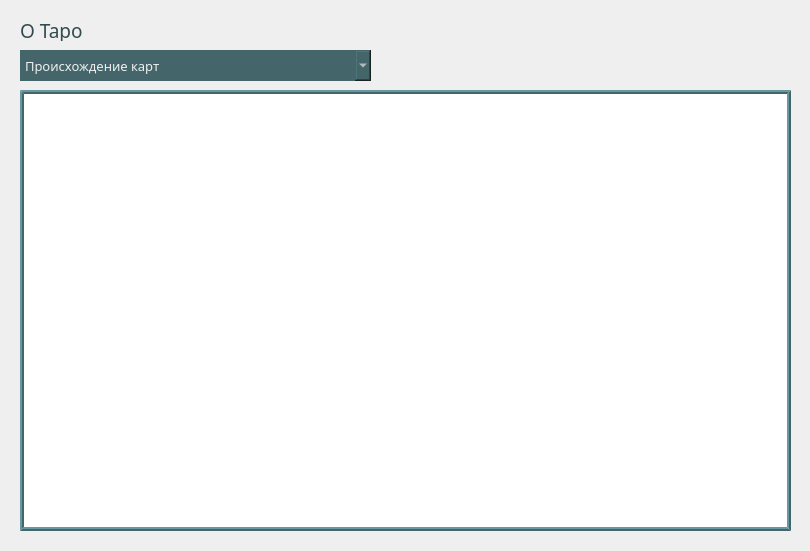
<?xml version="1.0" encoding="UTF-8"?>
<ui version="4.0">
 <class>MainWindow</class>
 <widget class="QMainWindow" name="MainWindow">
  <property name="geometry">
   <rect>
    <x>0</x>
    <y>0</y>
    <width>810</width>
    <height>551</height>
   </rect>
  </property>
  <property name="minimumSize">
   <size>
    <width>810</width>
    <height>551</height>
   </size>
  </property>
  <property name="maximumSize">
   <size>
    <width>810</width>
    <height>551</height>
   </size>
  </property>
  <property name="windowTitle">
   <string>MainWindow</string>
  </property>
  <widget class="QWidget" name="centralwidget">
   <widget class="QLabel" name="label">
    <property name="geometry">
     <rect>
      <x>20</x>
      <y>20</y>
      <width>101</width>
      <height>21</height>
     </rect>
    </property>
    <property name="font">
     <font>
      <family>Century Gothic</family>
      <pointsize>14</pointsize>
     </font>
    </property>
    <property name="styleSheet">
     <string notr="true">color: rgb(50, 75, 78);</string>
    </property>
    <property name="text">
     <string>О Таро</string>
    </property>
   </widget>
   <widget class="QComboBox" name="choice">
    <property name="geometry">
     <rect>
      <x>20</x>
      <y>50</y>
      <width>351</width>
      <height>31</height>
     </rect>
    </property>
    <property name="font">
     <font>
      <family>Century Gothic</family>
      <pointsize>10</pointsize>
     </font>
    </property>
    <property name="styleSheet">
     <string notr="true">background-color: rgb(68, 102, 106);
color: rgb(239, 239, 239);
border-radius: 0px</string>
    </property>
    <item>
     <property name="text">
      <string>Происхождение карт</string>
     </property>
    </item>
    <item>
     <property name="text">
      <string>Символический язык арканов</string>
     </property>
    </item>
    <item>
     <property name="text">
      <string>Стихии и масти</string>
     </property>
    </item>
    <item>
     <property name="text">
      <string>Расклады</string>
     </property>
    </item>
    <item>
     <property name="text">
      <string>Чтение расклада</string>
     </property>
    </item>
    <item>
     <property name="text">
      <string>Формулы для чтения карт</string>
     </property>
    </item>
    <item>
     <property name="text">
      <string>Обобщение расклада</string>
     </property>
    </item>
   </widget>
   <widget class="QTextEdit" name="text">
    <property name="geometry">
     <rect>
      <x>20</x>
      <y>90</y>
      <width>771</width>
      <height>441</height>
     </rect>
    </property>
    <property name="minimumSize">
     <size>
      <width>771</width>
      <height>441</height>
     </size>
    </property>
    <property name="maximumSize">
     <size>
      <width>771</width>
      <height>441</height>
     </size>
    </property>
    <property name="font">
     <font>
      <family>Century Gothic</family>
      <pointsize>10</pointsize>
     </font>
    </property>
    <property name="styleSheet">
     <string notr="true">border: 4px ridge rgb(68, 102, 106);
color: rgb(50, 75, 78);</string>
    </property>
    <property name="readOnly">
     <bool>true</bool>
    </property>
   </widget>
  </widget>
 </widget>
 <resources/>
 <connections/>
</ui>
